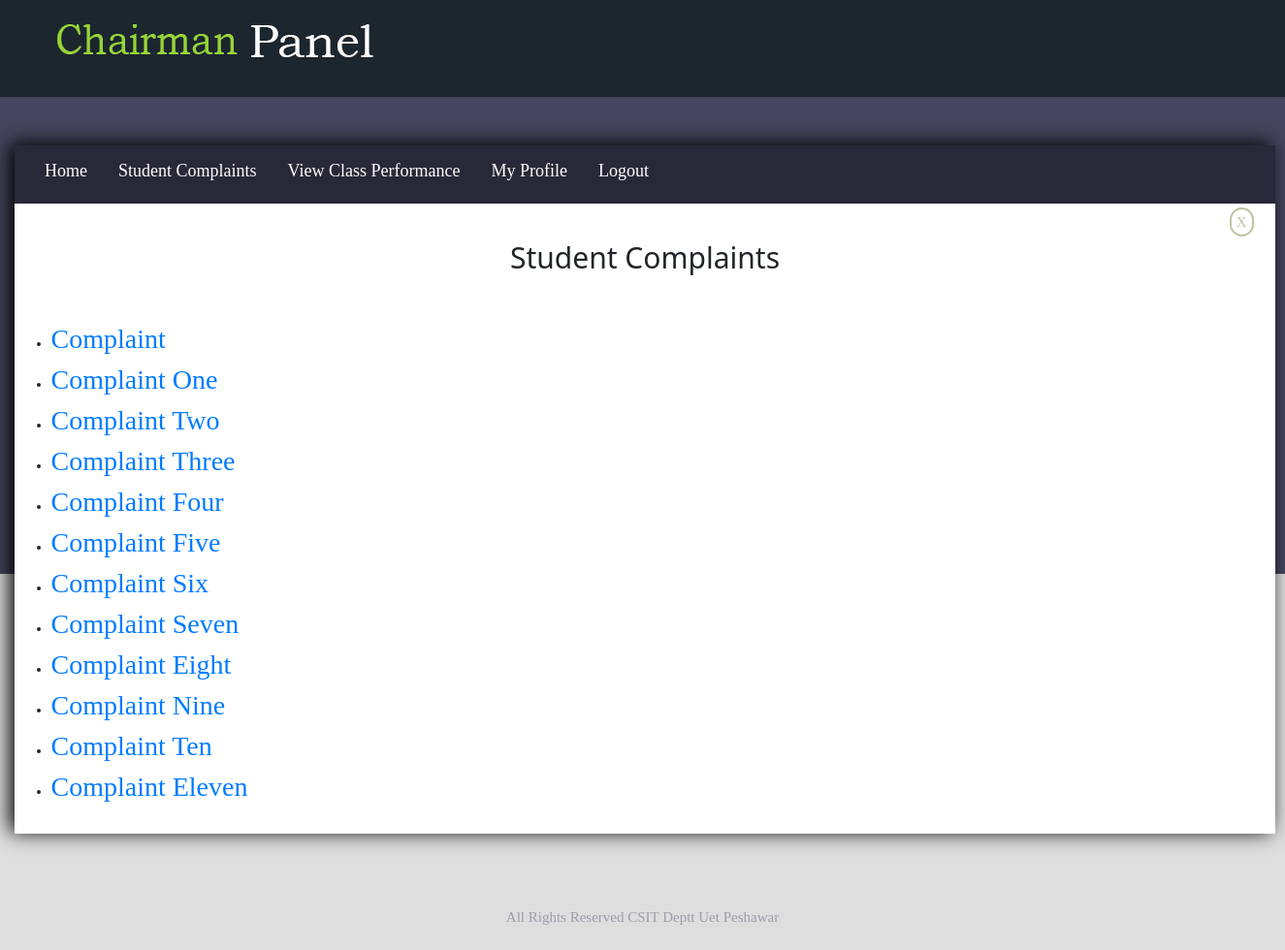
The app's page /chairman/index.php?complaint (signed in) with its own data.
### tables this page shows
CREATE TABLE `complaint` (
  `id` int(11) NOT NULL,
  `std_id` int(11) NOT NULL,
  `title` varchar(50) NOT NULL,
  `description` text NOT NULL
);

CREATE TABLE `copyright` (
  `id` int(11) NOT NULL,
  `copyright` varchar(255) NOT NULL
);

### chairman/DataManager.php (called while the page is built, shortened)
<?php
	class dbConn {
	private $host = "localhost";
	private $user = "root";
	private $pass = "";
	private $db = "csit";
	public function __construct() {
		$this->conn = new mysqli($this->host,$this->user,$this->pass,$this->db);
	}
	}
	class ComplaintManager extends dbConn {
		public function getComplaints() {
			$query = "SELECT id, title FROM `complaint`";
			$run = mysqli_query($this->conn, $query);
			return $run;
		}
	}
class DataManager extends dbConn {
	public function getCopyRight() {
		$query = "SELECT * FROM copyright";
		$run = mysqli_query($this->conn, $query);
		$data = mysqli_fetch_array($run);
		return $data['copyright'];
	}
}
 ?>

### chairman/viewComplaint.php (the view, shortened to what this page needs)
<?php
$data = $cm->getComplaints();
if(mysqli_num_rows($data) < 1) {
	?>
	<div class="w3-panel w3-display-container">
		<a href="index.php?home" class="w3-button w3-large w3-display-topright">X</a>
		<h3>No Records Found</h3>
	</div>
	<?php
} else {
?>
<div>
	<div class="mt-2 pr-2 text-right" id="cross">
		<a style="border:2px solid #c2c2a3; color:#c2c2a3; padding:5px; border-radius:20px;" href="index.php?home">X</a>
	</div>
	<div class="text-center mt-2"><h2>Student Complaints</h2></div>
	<ul class="ml-4 mt-5">
		<?php
			while($row = mysqli_fetch_array($data)) {
				echo "<li><div><a style='font-size:28px;' href='index.php?ReadMore=$row[id]'>$row[title]</a></div></li>";
			}
		 ?>
	</ul>
</div>
<?php } ?>

### chairman/includes/footer.php (shortened to what this page needs)
<footer id="footer-section" class="row">
	<div class="col-md-12"><?php echo $dm->getCopyRight(); ?></div>
</footer>

### chairman/css/w3.css (style rules this page uses)
*,*:before,*:after { box-sizing:inherit }
html { -ms-text-size-adjust:100%;-webkit-text-size-adjust:100% }
body { margin:0 }
article,aside,details,figcaption,figure,footer,header,main,menu,nav,section { display:block }
a { background-color:transparent }
html,body { font-family:Verdana,sans-serif;font-size:15px;line-height:1.5 }
html { overflow-x:hidden }
h2 { font-size:30px }
h1,h2,h3,h4,h5,h6 { font-family:"Segoe UI",Arial,sans-serif;font-weight:400;margin:10px 0 }
a { color:inherit }

### chairman/css/style.css (style rules this page uses)
* { margin: 0; padding: 0; }
body { background-image: url(../resources/body-background.jpg); background-color: #dedede; background-repeat: repeat-x; height: 500px; font-family: "sans serif"; }
#footer-section { height: 50px; }
#footer-section div { margin-top: 5px; text-align: center; color: #9d9daa; }

### records on screen
complaint: title "Complaint"
complaint: title "Complaint One"
complaint: title "Complaint Two"
complaint: title "Complaint Three"
complaint: title "Complaint Four"
complaint: title "Complaint Five"
complaint: title "Complaint Six"
complaint: title "Complaint Seven"
complaint: title "Complaint Eight"
complaint: title "Complaint Nine"
complaint: title "Complaint Ten"
complaint: title "Complaint Eleven"
copyright: copyright "All Rights Reserved CSIT Deptt Uet Peshawar"
